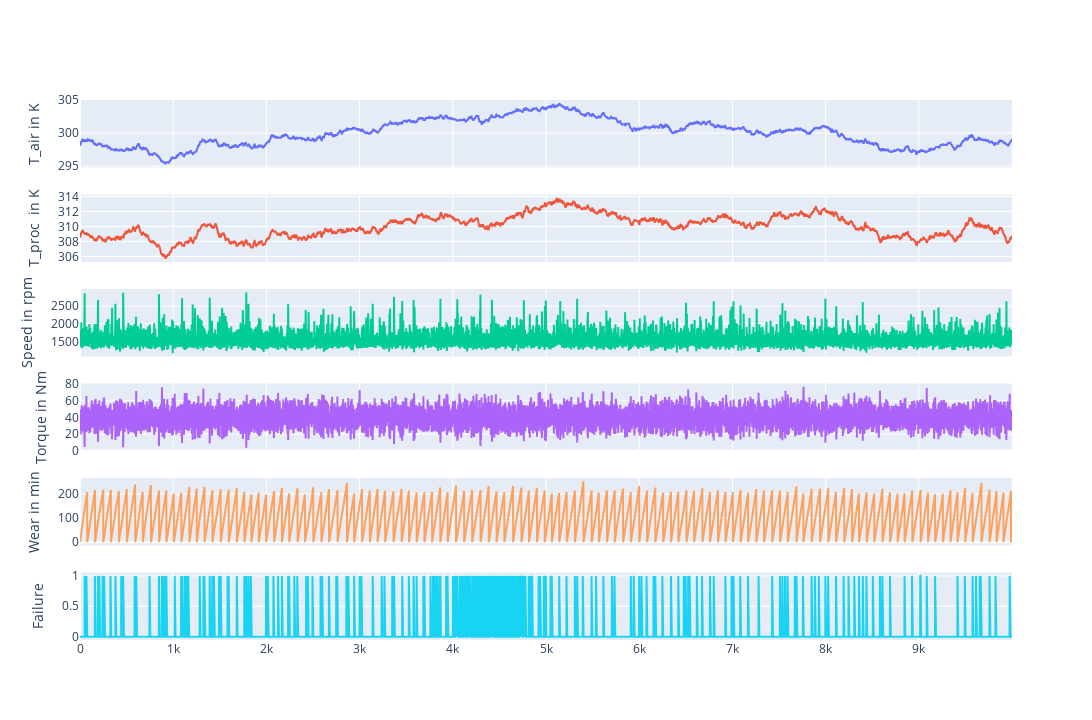

Source (notebook cell):
### Code cell
fig = make_subplots(len(df_plot.columns), 1, shared_xaxes=True)
for i, col in enumerate(df_plot.columns):
    fig.add_trace(go.Scatter(y=df_plot[col], name=col, showlegend=False) , row=i+1, col=1)
    fig.update_yaxes(title_text=col_plot[i], row=i+1, col=1)
fig.update_layout(width=FIG_WIDTH, height=FIG_HEIGHT)

### Figure 1 — Plotly figure (JSON) as saved in the notebook; plotly's stock layout.template omitted (floating-point values rounded to 4 significant figures; data arrays with more than 128 entries replaced by an {"elided": "..."} marker saying what was removed)
{"data": [{"name": "Air temperature [K]", "showlegend": false, "type": "scatter", "xaxis": "x", "y": {"elided": "10000 float values"}, "yaxis": "y"}, {"name": "Process temperature [K]", "showlegend": false, "type": "scatter", "xaxis": "x2", "y": {"elided": "10000 float values"}, "yaxis": "y2"}, {"name": "Rotational speed [rpm]", "showlegend": false, "type": "scatter", "xaxis": "x3", "y": {"elided": "10000 int values"}, "yaxis": "y3"}, {"name": "Torque [Nm]", "showlegend": false, "type": "scatter", "xaxis": "x4", "y": {"elided": "10000 float values"}, "yaxis": "y4"}, {"name": "Tool wear [min]", "showlegend": false, "type": "scatter", "xaxis": "x5", "y": {"elided": "10000 int values"}, "yaxis": "y5"}, {"name": "Machine failure", "showlegend": false, "type": "scatter", "xaxis": "x6", "y": {"elided": "10000 int values"}, "yaxis": "y6"}], "layout": {"height": 720, "width": 1280, "xaxis": {"anchor": "y", "domain": [0, 1], "matches": "x6", "showticklabels": false}, "xaxis2": {"anchor": "y2", "domain": [0, 1], "matches": "x6", "showticklabels": false}, "xaxis3": {"anchor": "y3", "domain": [0, 1], "matches": "x6", "showticklabels": false}, "xaxis4": {"anchor": "y4", "domain": [0, 1], "matches": "x6", "showticklabels": false}, "xaxis5": {"anchor": "y5", "domain": [0, 1], "matches": "x6", "showticklabels": false}, "xaxis6": {"anchor": "y6", "domain": [0, 1]}, "yaxis": {"anchor": "x", "domain": [0.875, 1], "title": {"text": "T_air in K"}}, "yaxis2": {"anchor": "x2", "domain": [0.7, 0.825], "title": {"text": "T_proc\n in K"}}, "yaxis3": {"anchor": "x3", "domain": [0.525, 0.65], "title": {"text": "Speed in rpm"}}, "yaxis4": {"anchor": "x4", "domain": [0.35, 0.475], "title": {"text": "Torque in Nm"}}, "yaxis5": {"anchor": "x5", "domain": [0.175, 0.3], "title": {"text": "Wear in min"}}, "yaxis6": {"anchor": "x6", "domain": [0, 0.125], "title": {"text": "Failure"}}}}
